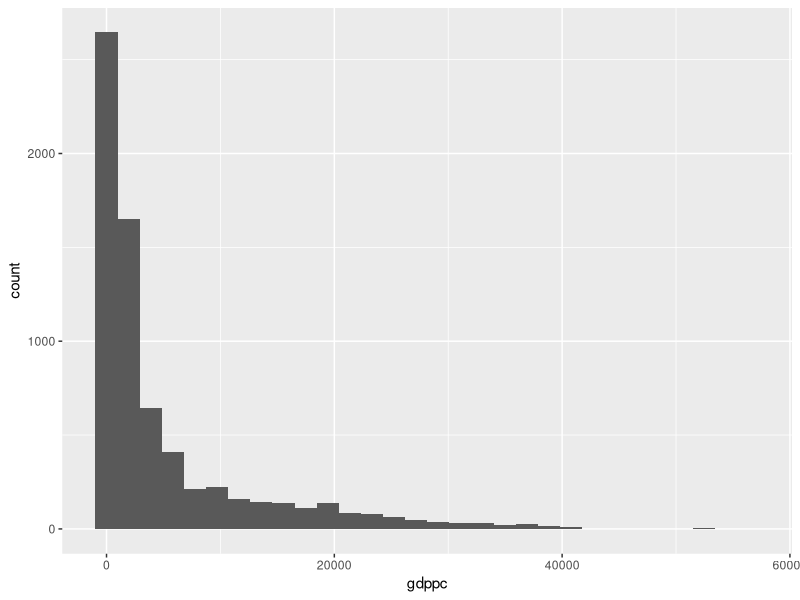
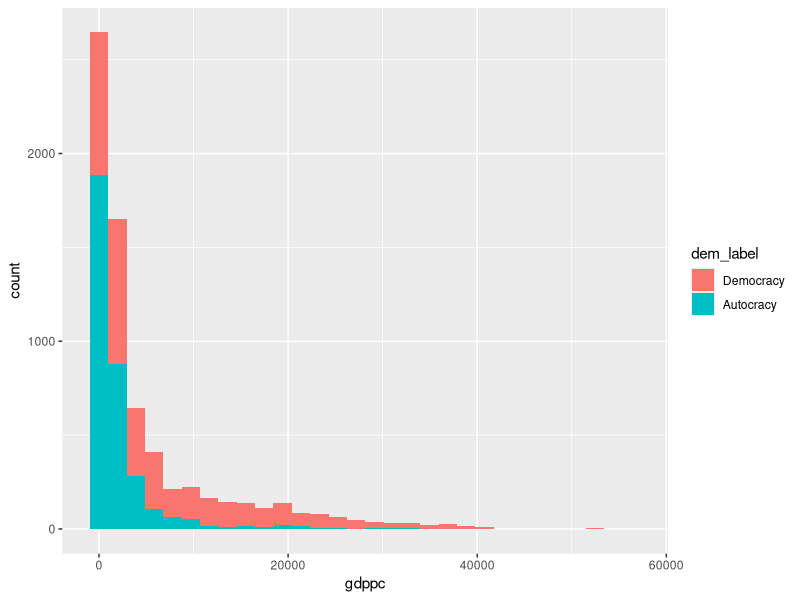
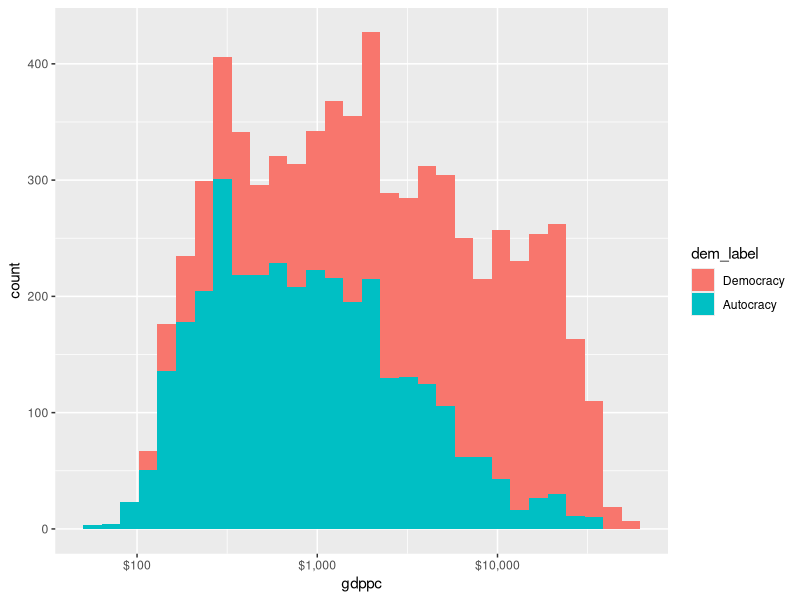
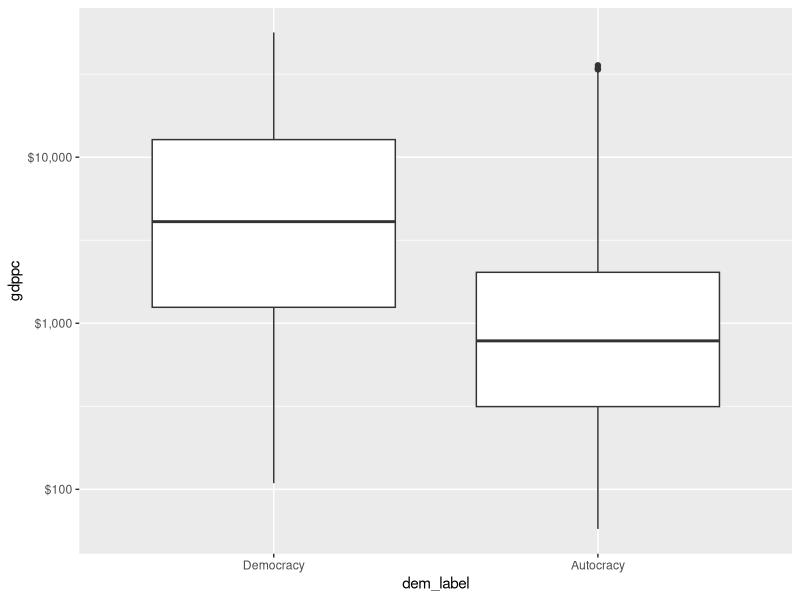
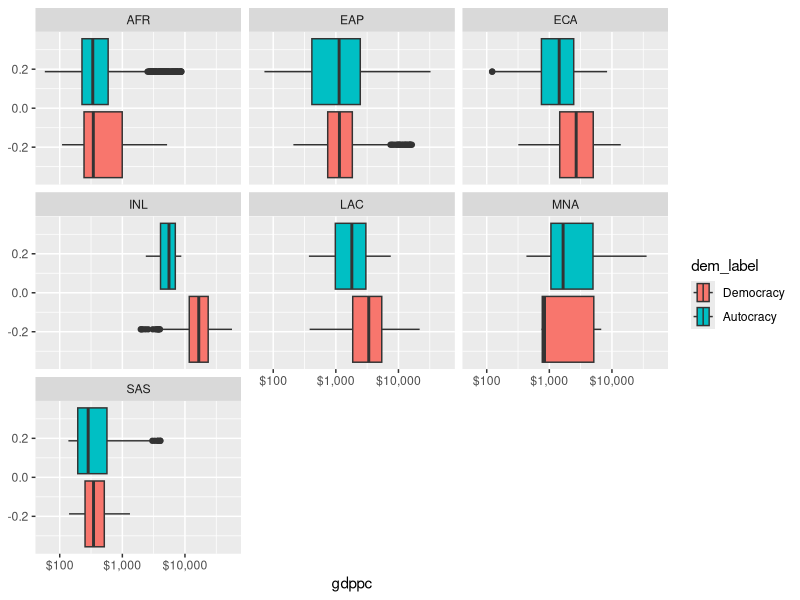

Reproduce these figures in R, in order.
## ---- chunk 1
library(readr)

anrr <- read_csv("data/section1_df.csv", 
                show_col_types = FALSE)
## ---- chunk 2
head(anrr)
## ---- chunk 3
library(dplyr)

glimpse(anrr)
## ---- chunk 4
table(anrr$dem)
## ---- chunk 5
table(anrr$dem, useNA = "always")
## ---- chunk 6
anrr <- anrr |>
  mutate(dem_label = factor(dem, 
                           levels = c(1, 0),
                           labels = c("Democracy", "Autocracy")))

anrr <- anrr |>
  filter(!is.na(dem))
## ---- chunk 7
class(anrr$dem_label)
table(anrr$dem_label, useNA = "always")
## ---- chunk 8

library(ggplot2)

ggplot(anrr, aes(x=gdppc)) + 
  geom_histogram()
## ---- chunk 9
ggplot(anrr, aes(x=gdppc, fill = dem_label)) +
  geom_histogram()
## ---- chunk 10
ggplot(anrr, aes(x=gdppc, fill = dem_label)) +
  geom_histogram() +
  scale_x_log10(labels = scales::dollar)
## ---- chunk 11
ggplot(anrr, aes(x=dem_label, y=gdppc)) + 
  geom_boxplot() +
  scale_y_log10(labels = scales::dollar)
## ---- chunk 12
ggplot(anrr, aes(x=gdppc, fill = dem_label)) +
  geom_boxplot() +
  scale_x_log10(labels = scales::dollar) +
  facet_wrap(~region)
